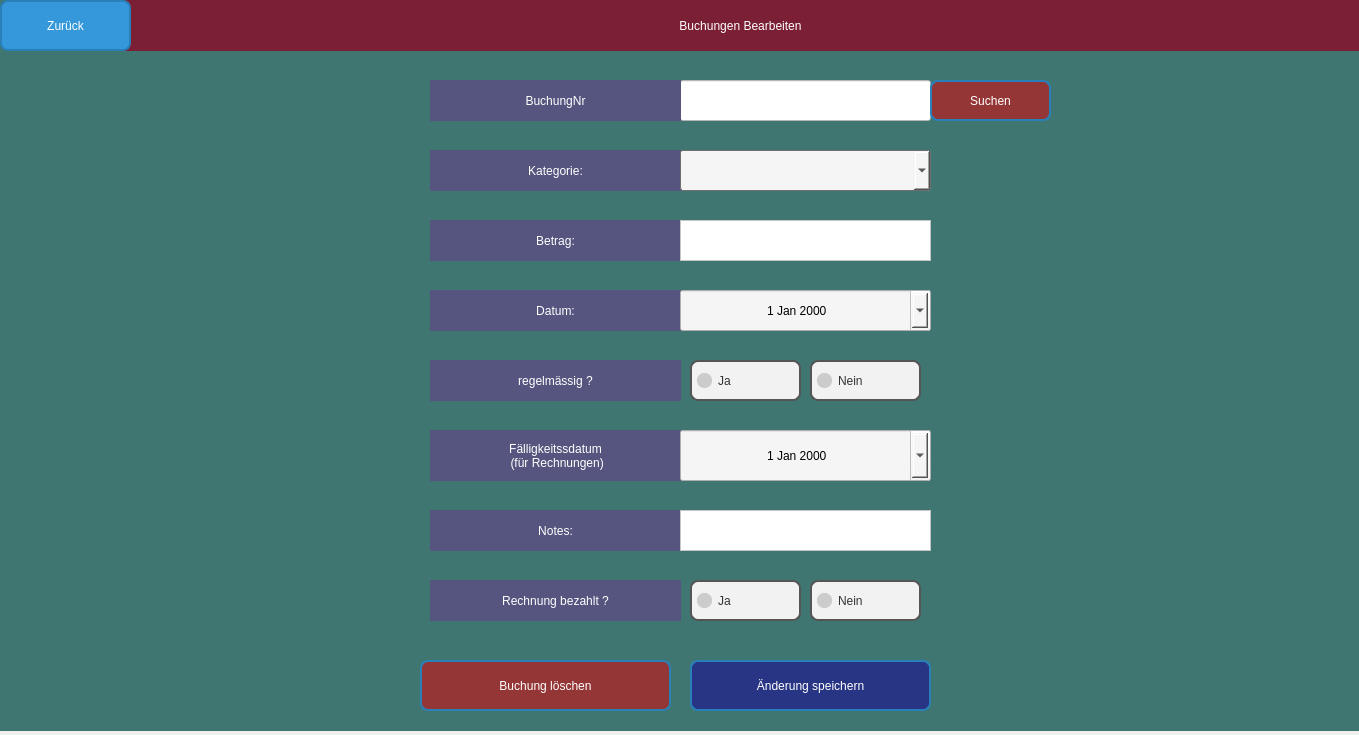
<?xml version="1.0" encoding="UTF-8"?>
<ui version="4.0">
 <class>BuchungBearbeiten</class>
 <widget class="QWidget" name="BuchungBearbeiten">
  <property name="geometry">
   <rect>
    <x>0</x>
    <y>0</y>
    <width>1359</width>
    <height>735</height>
   </rect>
  </property>
  <property name="windowTitle">
   <string>Form</string>
  </property>
  <widget class="QLabel" name="HauptLabel">
   <property name="geometry">
    <rect>
     <x>0</x>
     <y>0</y>
     <width>1361</width>
     <height>731</height>
    </rect>
   </property>
   <property name="styleSheet">
    <string notr="true">background-color: rgb(64, 118, 114);</string>
   </property>
   <property name="text">
    <string/>
   </property>
  </widget>
  <widget class="QLabel" name="Header">
   <property name="geometry">
    <rect>
     <x>120</x>
     <y>0</y>
     <width>1241</width>
     <height>51</height>
    </rect>
   </property>
   <property name="styleSheet">
    <string notr="true">background-color: rgb(122, 31, 52);
font: 600 italic 15pt &quot;Segoe UI&quot;;
color: rgb(255, 255, 255);</string>
   </property>
   <property name="text">
    <string>Buchungen Bearbeiten</string>
   </property>
   <property name="alignment">
    <set>Qt::AlignCenter</set>
   </property>
  </widget>
  <widget class="QPushButton" name="pushButtonZurueck">
   <property name="geometry">
    <rect>
     <x>0</x>
     <y>0</y>
     <width>131</width>
     <height>51</height>
    </rect>
   </property>
   <property name="styleSheet">
    <string notr="true">QPushButton {
    background-color: #3498db;
    color: #ffffff;
    font: 600 italic 15pt &quot;Segoe UI&quot;;
    padding: 10px 20px;
    border: 2px solid #2980b9;
    border-radius: 8px;
}

QPushButton:hover {
    background-color: #2980b9;
}

QPushButton:pressed {
    background-color: #1f618d;
}
</string>
   </property>
   <property name="text">
    <string>Zurück</string>
   </property>
  </widget>
  <widget class="QLineEdit" name="buchungNr">
   <property name="geometry">
    <rect>
     <x>680</x>
     <y>80</y>
     <width>251</width>
     <height>41</height>
    </rect>
   </property>
   <property name="styleSheet">
    <string notr="true">font: 600 italic 15pt &quot;Segoe UI&quot;;
background-color: rgb(255, 255, 255);
color: rgb(0, 0, 0);</string>
   </property>
  </widget>
  <widget class="QPushButton" name="pushButtonSpeichern">
   <property name="geometry">
    <rect>
     <x>690</x>
     <y>660</y>
     <width>241</width>
     <height>51</height>
    </rect>
   </property>
   <property name="styleSheet">
    <string notr="true">QPushButton {

        background-color: rgb(40, 53, 132);
    color: #ffffff;
    font: 600 italic 15pt &quot;Segoe UI&quot;;
    padding: 10px 20px;
    border: 2px solid #2980b9;
    border-radius: 8px;
}

QPushButton:hover {
    background-color: #2c82c9;
}

QPushButton:pressed {
    background-color: #1869ab;
}
</string>
   </property>
   <property name="text">
    <string>Änderung speichern</string>
   </property>
  </widget>
  <widget class="QPushButton" name="pushButtonSuchen">
   <property name="geometry">
    <rect>
     <x>930</x>
     <y>80</y>
     <width>121</width>
     <height>41</height>
    </rect>
   </property>
   <property name="styleSheet">
    <string notr="true">QPushButton {

    color: #ffffff;
    font: 600 italic 15pt &quot;Segoe UI&quot;;
    padding: 10px 20px;
    border: 2px solid #2980b9;
        background-color: rgb(149, 54, 54);
    border-radius: 8px;
}

QPushButton:hover {
    background-color: #8c2d2d;
}

QPushButton:pressed {
    background-color: #6e2323;
    border: 2px solid #7d2626;
}</string>
   </property>
   <property name="text">
    <string>Suchen</string>
   </property>
  </widget>
  <widget class="QPushButton" name="pushButtonBuchungLoeschen">
   <property name="geometry">
    <rect>
     <x>420</x>
     <y>660</y>
     <width>251</width>
     <height>51</height>
    </rect>
   </property>
   <property name="styleSheet">
    <string notr="true">QPushButton {

    color: #ffffff;
    font: 600 italic 15pt &quot;Segoe UI&quot;;
    padding: 10px 20px;
    border: 2px solid #2980b9;
        background-color: rgb(149, 54, 54);
    border-radius: 8px;
}

QPushButton:hover {
    background-color: #8c2d2d;
}

QPushButton:pressed {
    background-color: #6e2323;
    border: 2px solid #7d2626;
}</string>
   </property>
   <property name="text">
    <string>Buchung löschen</string>
   </property>
  </widget>
  <widget class="QLabel" name="faelligkeitsdatumText">
   <property name="geometry">
    <rect>
     <x>430</x>
     <y>430</y>
     <width>251</width>
     <height>51</height>
    </rect>
   </property>
   <property name="styleSheet">
    <string notr="true">font: 600 italic 15pt &quot;Segoe UI&quot;;
background-color: rgb(85, 85, 127);
color: rgb(255, 255, 255);</string>
   </property>
   <property name="text">
    <string>Fälligkeitssdatum
 (für Rechnungen)</string>
   </property>
   <property name="alignment">
    <set>Qt::AlignCenter</set>
   </property>
  </widget>
  <widget class="QLabel" name="datumText">
   <property name="geometry">
    <rect>
     <x>430</x>
     <y>290</y>
     <width>251</width>
     <height>41</height>
    </rect>
   </property>
   <property name="styleSheet">
    <string notr="true">font: 600 italic 15pt &quot;Segoe UI&quot;;
background-color: rgb(85, 85, 127);
color: rgb(255, 255, 255);</string>
   </property>
   <property name="text">
    <string>Datum:</string>
   </property>
   <property name="alignment">
    <set>Qt::AlignCenter</set>
   </property>
  </widget>
  <widget class="QLabel" name="kategorieText">
   <property name="geometry">
    <rect>
     <x>430</x>
     <y>150</y>
     <width>251</width>
     <height>41</height>
    </rect>
   </property>
   <property name="styleSheet">
    <string notr="true">font: 600 italic 15pt &quot;Segoe UI&quot;;
background-color: rgb(85, 85, 127);
color: rgb(255, 255, 255);
</string>
   </property>
   <property name="text">
    <string>Kategorie:</string>
   </property>
   <property name="alignment">
    <set>Qt::AlignCenter</set>
   </property>
  </widget>
  <widget class="QLabel" name="regelmaessigText">
   <property name="geometry">
    <rect>
     <x>430</x>
     <y>360</y>
     <width>251</width>
     <height>41</height>
    </rect>
   </property>
   <property name="styleSheet">
    <string notr="true">font: 600 italic 15pt &quot;Segoe UI&quot;;
background-color: rgb(85, 85, 127);
color: rgb(255, 255, 255);</string>
   </property>
   <property name="text">
    <string>regelmässig ?</string>
   </property>
   <property name="alignment">
    <set>Qt::AlignCenter</set>
   </property>
  </widget>
  <widget class="QLabel" name="notesText">
   <property name="geometry">
    <rect>
     <x>430</x>
     <y>510</y>
     <width>251</width>
     <height>41</height>
    </rect>
   </property>
   <property name="styleSheet">
    <string notr="true">font: 600 italic 15pt &quot;Segoe UI&quot;;
background-color: rgb(85, 85, 127);
color: rgb(255, 255, 255);</string>
   </property>
   <property name="text">
    <string>Notes:</string>
   </property>
   <property name="alignment">
    <set>Qt::AlignCenter</set>
   </property>
  </widget>
  <widget class="QLabel" name="betragText">
   <property name="geometry">
    <rect>
     <x>430</x>
     <y>220</y>
     <width>251</width>
     <height>41</height>
    </rect>
   </property>
   <property name="styleSheet">
    <string notr="true">font: 600 italic 15pt &quot;Segoe UI&quot;;
background-color: rgb(85, 85, 127);
color: rgb(255, 255, 255);</string>
   </property>
   <property name="text">
    <string>Betrag:</string>
   </property>
   <property name="alignment">
    <set>Qt::AlignCenter</set>
   </property>
  </widget>
  <widget class="QRadioButton" name="radioButtonNein">
   <property name="geometry">
    <rect>
     <x>810</x>
     <y>360</y>
     <width>111</width>
     <height>41</height>
    </rect>
   </property>
   <property name="cursor">
    <cursorShape>PointingHandCursor</cursorShape>
   </property>
   <property name="styleSheet">
    <string notr="true">QRadioButton {
    padding: 5px;
    border: 2px solid #555;
    border-radius: 8px;
    background-color: #f2f2f2;
    color: #333;
}


QRadioButton:checked {
    background-color: #66bb6a;
    color: white;
}


QRadioButton::indicator {
    width: 15px;
    height: 15px;
    border-radius: 7px;
    background-color: #ccc;
}


QRadioButton::indicator:checked {
    background-color: #66bb6a;
}
</string>
   </property>
   <property name="text">
    <string>Nein</string>
   </property>
   <attribute name="buttonGroup">
    <string notr="true">buttonGroup_2</string>
   </attribute>
  </widget>
  <widget class="QComboBox" name="comboBox">
   <property name="geometry">
    <rect>
     <x>680</x>
     <y>150</y>
     <width>251</width>
     <height>41</height>
    </rect>
   </property>
   <property name="cursor">
    <cursorShape>PointingHandCursor</cursorShape>
   </property>
   <property name="styleSheet">
    <string notr="true">QComboBox {
        font: 600 italic 15pt &quot;Segoe UI&quot;;
        color: rgb(0, 0, 0);
    padding: 5px;
    background-color: #f5f5f5;
    selection-background-color: #66bb6a;
    border: 1px solid #707070;
    border-radius: 3px;
}
</string>
   </property>
  </widget>
  <widget class="QRadioButton" name="radioButtonJa">
   <property name="geometry">
    <rect>
     <x>690</x>
     <y>360</y>
     <width>111</width>
     <height>41</height>
    </rect>
   </property>
   <property name="cursor">
    <cursorShape>PointingHandCursor</cursorShape>
   </property>
   <property name="styleSheet">
    <string notr="true">
QRadioButton {
    padding: 5px;
    border: 2px solid #555;
    border-radius: 8px;
    background-color: #f2f2f2;
    color: #333;
}


QRadioButton:checked {
    background-color: #66bb6a;
    color: white;
}


QRadioButton::indicator {
    width: 15px;
    height: 15px;
    border-radius: 7px;
    background-color: #ccc;
}


QRadioButton::indicator:checked {
    background-color: #66bb6a;
}
</string>
   </property>
   <property name="text">
    <string>Ja</string>
   </property>
   <attribute name="buttonGroup">
    <string notr="true">buttonGroup_2</string>
   </attribute>
  </widget>
  <widget class="QDateEdit" name="dateEditFaelligkeitsdatum">
   <property name="geometry">
    <rect>
     <x>680</x>
     <y>430</y>
     <width>251</width>
     <height>51</height>
    </rect>
   </property>
   <property name="cursor">
    <cursorShape>PointingHandCursor</cursorShape>
   </property>
   <property name="styleSheet">
    <string notr="true">QDateEdit {

        font: 600 italic 15pt &quot;Segoe UI&quot;;
        color: rgb(0, 0, 0);
    padding: 5px;
    background-color: #f5f5f5;
    selection-background-color: #66bb6a;
}

QDateEdit::drop-down {
    width: 20px;
    image: url(':/icons/calendar_icon.png');
    subcontrol-position:
    subcontrol-origin: padding;
    right: 5px;
}

QDateEdit::down-arrow {
    image: none;
}

QDateEdit::down-arrow:hover {
    background-color: #ddd;
}</string>
   </property>
   <property name="wrapping">
    <bool>false</bool>
   </property>
   <property name="alignment">
    <set>Qt::AlignCenter</set>
   </property>
   <property name="calendarPopup">
    <bool>true</bool>
   </property>
  </widget>
  <widget class="QTextEdit" name="notes">
   <property name="geometry">
    <rect>
     <x>680</x>
     <y>510</y>
     <width>251</width>
     <height>41</height>
    </rect>
   </property>
   <property name="font">
    <font>
     <family>Segoe UI</family>
     <pointsize>15</pointsize>
     <italic>true</italic>
     <bold>true</bold>
    </font>
   </property>
   <property name="cursor" stdset="0">
    <cursorShape>IBeamCursor</cursorShape>
   </property>
   <property name="styleSheet">
    <string notr="true">font: 600 italic 15pt &quot;Segoe UI&quot;;
background-color: rgb(255, 255, 255);
color: rgb(0, 0, 0);</string>
   </property>
   <property name="html">
    <string>&lt;!DOCTYPE HTML PUBLIC &quot;-//W3C//DTD HTML 4.0//EN&quot; &quot;http://www.w3.org/TR/REC-html40/strict.dtd&quot;&gt;
&lt;html&gt;&lt;head&gt;&lt;meta name=&quot;qrichtext&quot; content=&quot;1&quot; /&gt;&lt;meta charset=&quot;utf-8&quot; /&gt;&lt;style type=&quot;text/css&quot;&gt;
p, li { white-space: pre-wrap; }
hr { height: 1px; border-width: 0; }
li.unchecked::marker { content: &quot;\2610&quot;; }
li.checked::marker { content: &quot;\2612&quot;; }
&lt;/style&gt;&lt;/head&gt;&lt;body style=&quot; font-family:'Segoe UI'; font-size:15pt; font-weight:600; font-style:italic;&quot;&gt;
&lt;p align=&quot;center&quot; style=&quot;-qt-paragraph-type:empty; margin-top:0px; margin-bottom:0px; margin-left:0px; margin-right:0px; -qt-block-indent:0; text-indent:0px;&quot;&gt;&lt;br /&gt;&lt;/p&gt;&lt;/body&gt;&lt;/html&gt;</string>
   </property>
  </widget>
  <widget class="QDateEdit" name="dateEditDatum">
   <property name="geometry">
    <rect>
     <x>680</x>
     <y>290</y>
     <width>251</width>
     <height>41</height>
    </rect>
   </property>
   <property name="cursor">
    <cursorShape>PointingHandCursor</cursorShape>
   </property>
   <property name="styleSheet">
    <string notr="true">QDateEdit {

        font: 600 italic 15pt &quot;Segoe UI&quot;;
        color: rgb(0, 0, 0);
    padding: 5px;
    background-color: #f5f5f5;
    selection-background-color: #66bb6a;
}

QDateEdit::drop-down {
    width: 20px;
    image: url(':/icons/calendar_icon.png');
    subcontrol-position:
    subcontrol-origin: padding;
    right: 5px;
}

QDateEdit::down-arrow {
    image: none;
}

QDateEdit::down-arrow:hover {
    background-color: #ddd;
}</string>
   </property>
   <property name="wrapping">
    <bool>false</bool>
   </property>
   <property name="alignment">
    <set>Qt::AlignCenter</set>
   </property>
   <property name="calendarPopup">
    <bool>true</bool>
   </property>
  </widget>
  <widget class="QTextEdit" name="betrag">
   <property name="geometry">
    <rect>
     <x>680</x>
     <y>220</y>
     <width>251</width>
     <height>41</height>
    </rect>
   </property>
   <property name="font">
    <font>
     <family>Segoe UI</family>
     <pointsize>15</pointsize>
     <italic>true</italic>
     <bold>true</bold>
    </font>
   </property>
   <property name="cursor" stdset="0">
    <cursorShape>IBeamCursor</cursorShape>
   </property>
   <property name="styleSheet">
    <string notr="true">font: 600 italic 15pt &quot;Segoe UI&quot;;
background-color: rgb(255, 255, 255);
color: rgb(0, 0, 0);</string>
   </property>
   <property name="inputMethodHints">
    <set>Qt::ImhMultiLine</set>
   </property>
   <property name="html">
    <string>&lt;!DOCTYPE HTML PUBLIC &quot;-//W3C//DTD HTML 4.0//EN&quot; &quot;http://www.w3.org/TR/REC-html40/strict.dtd&quot;&gt;
&lt;html&gt;&lt;head&gt;&lt;meta name=&quot;qrichtext&quot; content=&quot;1&quot; /&gt;&lt;meta charset=&quot;utf-8&quot; /&gt;&lt;style type=&quot;text/css&quot;&gt;
p, li { white-space: pre-wrap; }
hr { height: 1px; border-width: 0; }
li.unchecked::marker { content: &quot;\2610&quot;; }
li.checked::marker { content: &quot;\2612&quot;; }
&lt;/style&gt;&lt;/head&gt;&lt;body style=&quot; font-family:'Segoe UI'; font-size:15pt; font-weight:600; font-style:italic;&quot;&gt;
&lt;p align=&quot;center&quot; style=&quot;-qt-paragraph-type:empty; margin-top:0px; margin-bottom:0px; margin-left:0px; margin-right:0px; -qt-block-indent:0; text-indent:0px;&quot;&gt;&lt;br /&gt;&lt;/p&gt;&lt;/body&gt;&lt;/html&gt;</string>
   </property>
  </widget>
  <widget class="QLabel" name="kategorieText_2">
   <property name="geometry">
    <rect>
     <x>430</x>
     <y>80</y>
     <width>251</width>
     <height>41</height>
    </rect>
   </property>
   <property name="styleSheet">
    <string notr="true">font: 600 italic 15pt &quot;Segoe UI&quot;;
background-color: rgb(85, 85, 127);
color: rgb(255, 255, 255);
</string>
   </property>
   <property name="text">
    <string>BuchungNr</string>
   </property>
   <property name="alignment">
    <set>Qt::AlignCenter</set>
   </property>
  </widget>
  <widget class="QLabel" name="regelmaessigText_2">
   <property name="geometry">
    <rect>
     <x>430</x>
     <y>580</y>
     <width>251</width>
     <height>41</height>
    </rect>
   </property>
   <property name="styleSheet">
    <string notr="true">font: 600 italic 15pt &quot;Segoe UI&quot;;
background-color: rgb(85, 85, 127);
color: rgb(255, 255, 255);</string>
   </property>
   <property name="text">
    <string>Rechnung bezahlt ?</string>
   </property>
   <property name="alignment">
    <set>Qt::AlignCenter</set>
   </property>
  </widget>
  <widget class="QRadioButton" name="radioButtonBezahltJa">
   <property name="geometry">
    <rect>
     <x>690</x>
     <y>580</y>
     <width>111</width>
     <height>41</height>
    </rect>
   </property>
   <property name="cursor">
    <cursorShape>PointingHandCursor</cursorShape>
   </property>
   <property name="styleSheet">
    <string notr="true">
QRadioButton {
    padding: 5px;
    border: 2px solid #555;
    border-radius: 8px;
    background-color: #f2f2f2;
    color: #333;
}


QRadioButton:checked {
    background-color: #66bb6a;
    color: white;
}


QRadioButton::indicator {
    width: 15px;
    height: 15px;
    border-radius: 7px;
    background-color: #ccc;
}


QRadioButton::indicator:checked {
    background-color: #66bb6a;
}
</string>
   </property>
   <property name="text">
    <string>Ja</string>
   </property>
   <attribute name="buttonGroup">
    <string notr="true">buttonGroup</string>
   </attribute>
  </widget>
  <widget class="QRadioButton" name="radioButtonBezahltNein">
   <property name="geometry">
    <rect>
     <x>810</x>
     <y>580</y>
     <width>111</width>
     <height>41</height>
    </rect>
   </property>
   <property name="cursor">
    <cursorShape>PointingHandCursor</cursorShape>
   </property>
   <property name="styleSheet">
    <string notr="true">QRadioButton {
    padding: 5px;
    border: 2px solid #555;
    border-radius: 8px;
    background-color: #f2f2f2;
    color: #333;
}


QRadioButton:checked {
    background-color: #66bb6a;
    color: white;
}


QRadioButton::indicator {
    width: 15px;
    height: 15px;
    border-radius: 7px;
    background-color: #ccc;
}


QRadioButton::indicator:checked {
    background-color: #66bb6a;
}
</string>
   </property>
   <property name="text">
    <string>Nein</string>
   </property>
   <attribute name="buttonGroup">
    <string notr="true">buttonGroup</string>
   </attribute>
  </widget>
 </widget>
 <resources/>
 <connections/>
 <buttongroups>
  <buttongroup name="buttonGroup"/>
  <buttongroup name="buttonGroup_2"/>
 </buttongroups>
</ui>
